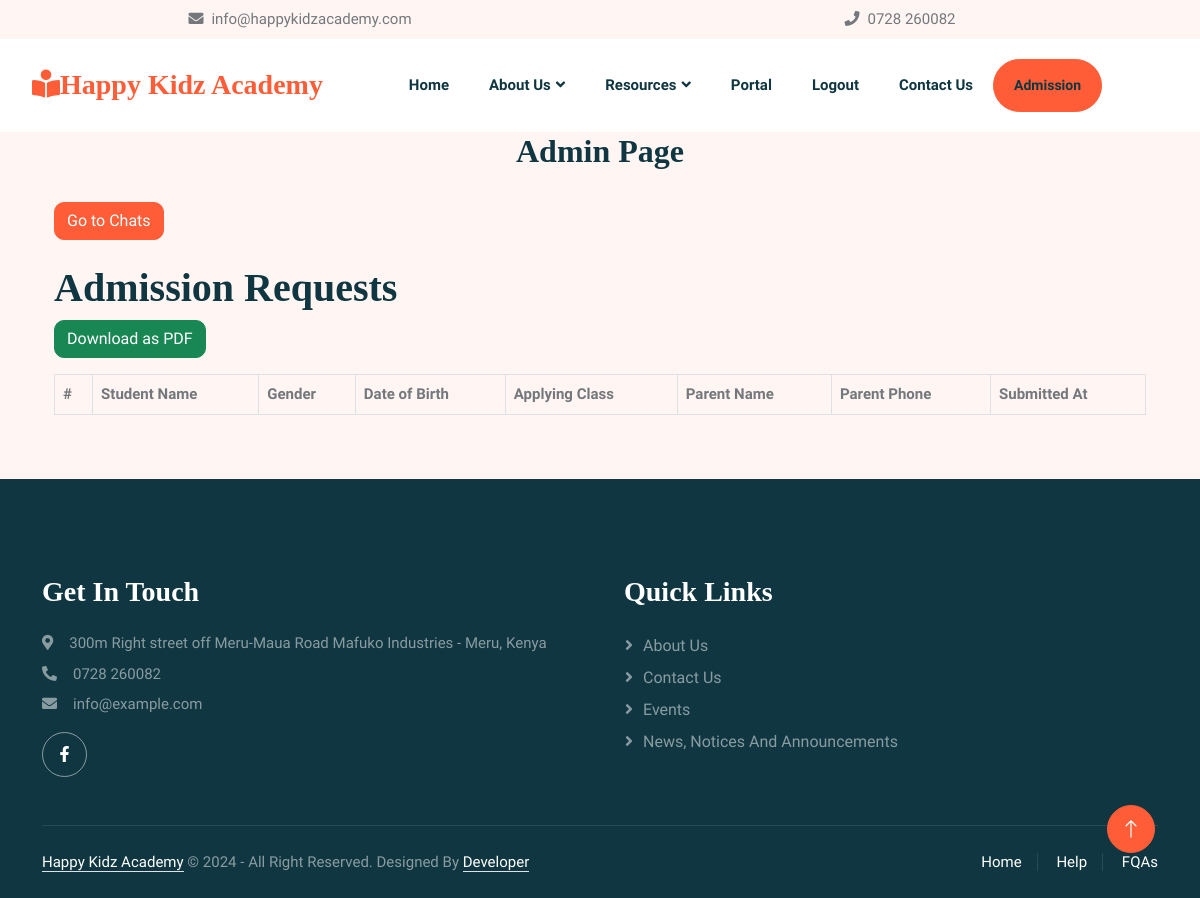
The page /portal/admin/ (signed in) on the database as committed earlier.
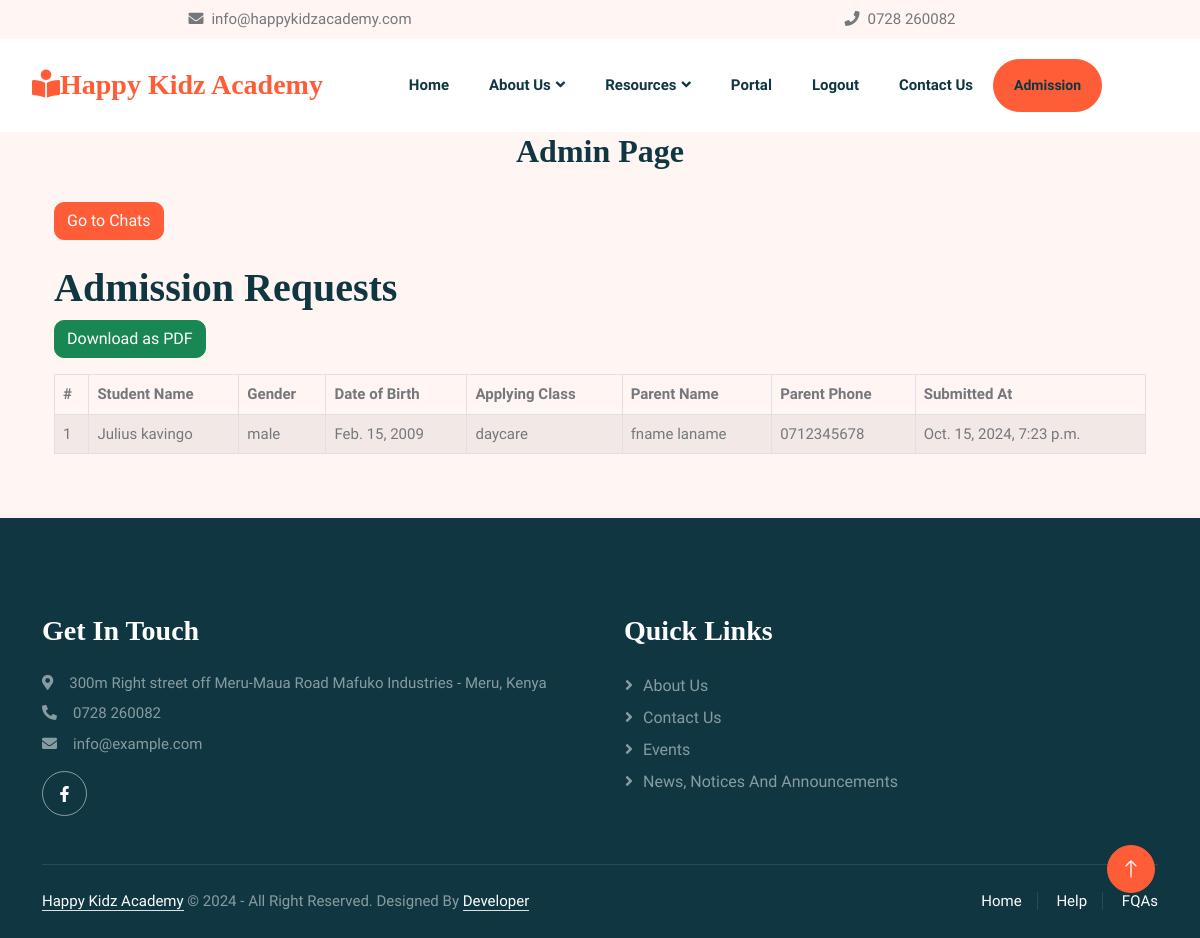
The same page on the database as committed later.
### main/models.py (models this page shows, shortened)
class StudentAdmission(models.Model):
    first_name = models.CharField(max_length=50)
    last_name = models.CharField(max_length=50)
    date_of_birth = models.DateField()
    GENDER_CHOICES = [
        ('male', 'Male'),
        ('female', 'Female'),
        ('other', 'Other'),
    ]
    gender = models.CharField(max_length=10, choices=GENDER_CHOICES)
    CLASS_CHOICES = [
        ('daycare', 'Daycare'),
        ('playgroup', 'Playgroup'),
        ('kindergarten', 'Kindergarten'),
        ('grade1', 'Grade 1'),
        ('grade2', 'Grade 2'),
        ('grade3', 'Grade 3'),
    ]
    applying_class = models.CharField(max_length=20, choices=CLASS_CHOICES)
    previous_school = models.CharField(max_length=100, blank=True, null=True)
    parent_first_name = models.CharField(max_length=50)
    parent_last_name = models.CharField(max_length=50)
    parent_phone = models.CharField(max_length=15)
    parent_email = models.EmailField()
    home_address = models.TextField()
    emergency_contact_name = models.CharField(max_length=100)
    emergency_contact_phone = models.CharField(max_length=15)
    submitted_at = models.DateTimeField(auto_now_add=True)

### portal/views.py (the view)
# urls.py: path('admin/', admin.site.urls),
@login_required
def admin(request):
    admissions = StudentAdmission.objects.all().order_by('-submitted_at')  # Order by submission time, latest first
    return render(request, 'portal/admin.html', {'admissions': admissions})

### portal/templates/portal/admin.html (shortened to what this page needs)
{% extends 'main/base.html' %}
{% load static %}
{% block content %}
<div class="container">
    <h2 class="text-center">Admin Page</h2>
    <div class="container my-3">
        <a href="{% url 'admin_conversations' %}" class="btn btn-primary mt-3">Go to Chats</a>
        <h1 class="mt-4">Admission Requests</h1>
        <a href="{% url 'download_admissions_pdf' %}" class="btn btn-success mb-3">Download as PDF</a>
        <div class="table-responsive">
            <table class="table table-striped table-bordered table-hover">
                <thead class="thead-dark">
                    <tr>
                        <th>#</th>
                        <th>Student Name</th>
                        <th>Gender</th>
                        <th>Date of Birth</th>
                        <th>Applying Class</th>
                        <th>Parent Name</th>
                        <th>Parent Phone</th>
                        <th>Submitted At</th>
                    </tr>
                </thead>
                <tbody>
                    {% for admission in admissions %}
                    <tr>
                        <td>{{ forloop.counter }}</td>
                        <td>{{ admission.first_name }} {{ admission.last_name }}</td>
                        <td>{{ admission.gender }}</td>
                        <td>{{ admission.date_of_birth }}</td>
                        <td>{{ admission.applying_class }}</td>
                        <td>{{ admission.parent_first_name }} {{ admission.parent_last_name }}</td>
                        <td>{{ admission.parent_phone }}</td>
                        <td>{{ admission.submitted_at }}</td>
                    </tr>
                    {% endfor %}
                </tbody>
            </table>
        </div>
    </div>
</div>
{% endblock %}

Rows that differ between the two databases and show on the page:
added StudentAdmission: first_name "Julius", last_name "kavingo", gender "male", date_of_birth "Feb. 15, 2009", applying_class "daycare", parent_first_name "fname", parent_last_name "laname", parent_phone "0712345678", submitted_at "Oct. 15, 2024, 7:23 p.m."
